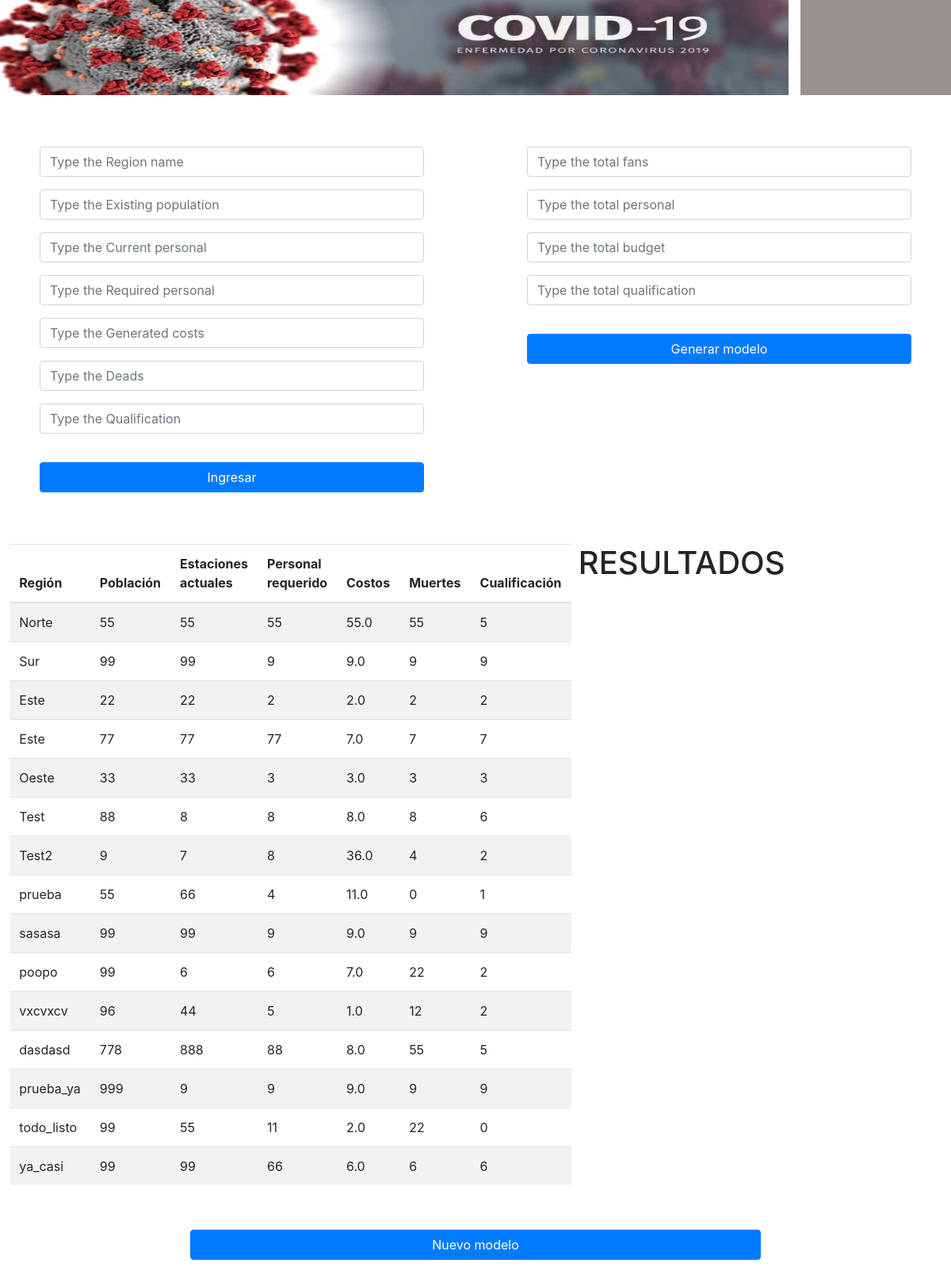
The page / on the database its author committed.
### regions/models.py (models this page shows, shortened)
class Region(models.Model):
    region_name = models.CharField(verbose_name= 'region name', max_length=20)
    existing_population = models.IntegerField(verbose_name='existing population')
    current_personal = models.IntegerField(verbose_name='current personal')
    required_personal = models.IntegerField(verbose_name='required personal')
    generated_costs = models.FloatField(verbose_name='generated costs')
    deads = models.IntegerField(verbose_name='deads')
    qualification = models.IntegerField(verbose_name='qualification')
    class Meta:
        verbose_name = "Región"
        verbose_name_plural = "Regiones"

### regions/views.py (the view)
# urls.py: path('', HomePage.as_view(), name='home_page'),
class HomePage(ListView):
    model = Region
    template_name = 'regions/home.html'
    context_object_name = 'regiones'
    extra_context = {'form': FormData, 'regionform': RegionForm}

### regions/templates/regions/home.html (shortened to what this page needs)
{% extends 'regions/base.html' %}
{% load static %}
{% block contents %}
<div class="row">
    <div class="mx-auto col-sm" style="width: 200px; padding: 65px;">
        <form action="{% url 'regions:create_region_page' %}" method="post" id="region_form">
            <div class="form-group">
                {{ regionform.as_p }}
            </div>
        </form>
        <button onclick='SaveData("{{ csrf_token }}")' class="btn btn-primary" style="margin-top: 20px; width: 100%">Ingresar</button>
    </div>
    <div class="mx-auto col-sm" style="width: 200px; padding: 65px;">
        <form action="{% url 'regions:lp_model_page' %}" method="get" id="data_form">
            <div class="form-group">
                {{ form.as_p}}
            </div>
        </form>
        <button type="submit" class="btn btn-primary" style="margin-top: 20px; width: 100%;">Generar modelo</button>
    </div>
</div>
<div class="row">
    <div class="col-7" style="margin-left: 1%;">
        <div>
            <table class="table table-striped" id="data_table">
                <thead>
                    <tr>
                        <th scope="col">Región</th>
                        <th scope="col">Población</th>
                        <th scope="col">Estaciones actuales</th>
                        <th scope="col">Personal requerido</th>
                        <th scope="col">Costos</th>
                        <th scope="col">Muertes</th>
                        <th scope="col">Cualificación</th>
                    </tr>
                </thead>
                <tbody>
                    {% for region in regiones %}
                        <tr>
                            <td>{{ region.region_name }}</td>
                            <td>{{ region.existing_population }}</td>
                            <td>{{ region.current_personal }}</td>
                            <td>{{ region.required_personal }}</td>
                            <td>{{ region.generated_costs }}</td>
                            <td>{{ region.deads }}</td>
                            <td>{{ region.qualification }}</td>
                        </tr>
                    {% endfor %}
                </tbody>
            </table>
        </div>
    </div>
    <div class="col-4">
        <h1 style="margin-bottom: 25px">RESULTADOS</h2>
    </div>
</div>
<div class="row mx-auto">
    <form style="width: 100%" action="{% url 'regions:reinicio_page' %}" method="post">
        <button type="submit" class="btn btn-primary" style="width: 60%; margin-left: 20%; margin-top: 40px; margin-bottom: 30px;">Nuevo modelo</button>
    </form>
</div>
{% endblock contents %}

### rows shown on the page
Region: region_name "Norte", existing_population "55", current_personal "55", required_personal "55", generated_costs "55.0", deads "55", qualification "5"
Region: region_name "Sur", existing_population "99", current_personal "99", required_personal "9", generated_costs "9.0", deads "9", qualification "9"
Region: region_name "Este", existing_population "22", current_personal "22", required_personal "2", generated_costs "2.0", deads "2", qualification "2"
Region: region_name "Este", existing_population "77", current_personal "77", required_personal "77", generated_costs "7.0", deads "7", qualification "7"
Region: region_name "Oeste", existing_population "33", current_personal "33", required_personal "3", generated_costs "3.0", deads "3", qualification "3"
Region: region_name "Test", existing_population "88", current_personal "8", required_personal "8", generated_costs "8.0", deads "8", qualification "6"
Region: region_name "Test2", existing_population "9", current_personal "7", required_personal "8", generated_costs "36.0", deads "4", qualification "2"
Region: region_name "prueba", existing_population "55", current_personal "66", required_personal "4", generated_costs "11.0", deads "0", qualification "1"
Region: region_name "sasasa", existing_population "99", current_personal "99", required_personal "9", generated_costs "9.0", deads "9", qualification "9"
Region: region_name "poopo", existing_population "99", current_personal "6", required_personal "6", generated_costs "7.0", deads "22", qualification "2"
Region: region_name "vxcvxcv", existing_population "96", current_personal "44", required_personal "5", generated_costs "1.0", deads "12", qualification "2"
Region: region_name "dasdasd", existing_population "778", current_personal "888", required_personal "88", generated_costs "8.0", deads "55", qualification "5"
Region: region_name "prueba_ya", existing_population "999", current_personal "9", required_personal "9", generated_costs "9.0", deads "9", qualification "9"
Region: region_name "todo_listo", existing_population "99", current_personal "55", required_personal "11", generated_costs "2.0", deads "22", qualification "0"
Region: region_name "ya_casi", existing_population "99", current_personal "99", required_personal "66", generated_costs "6.0", deads "6", qualification "6"
